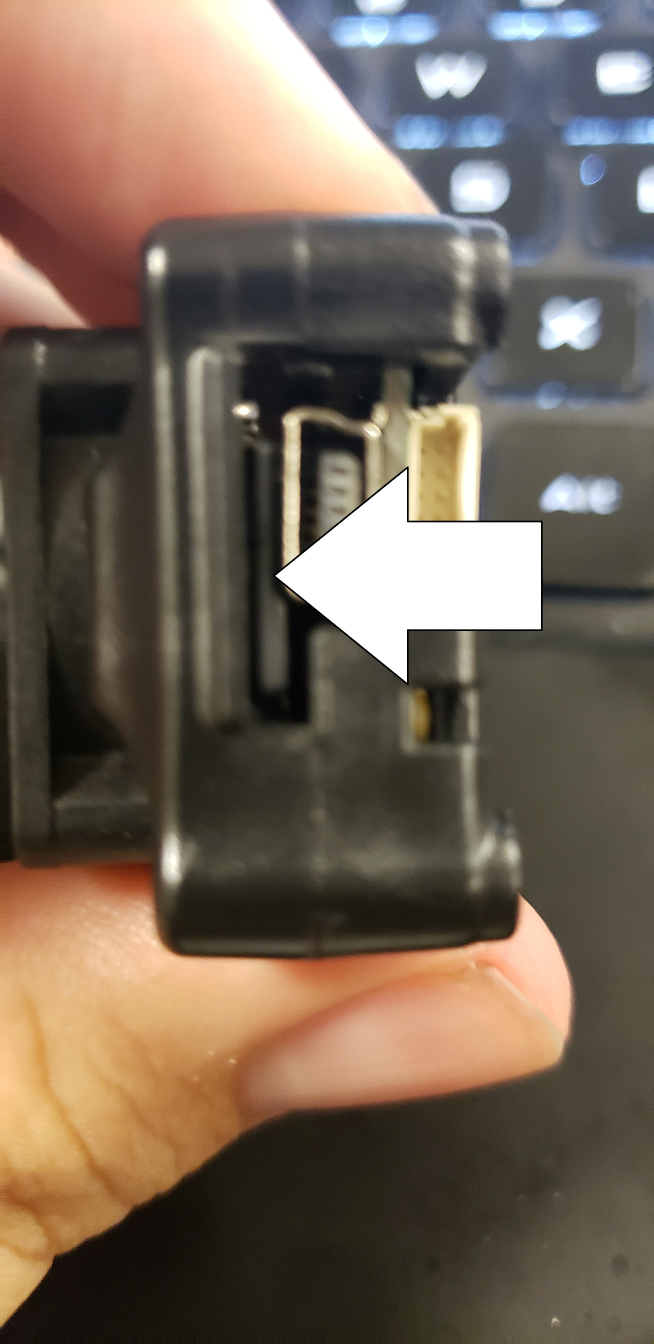
#> input picture VisionStuff/MicroSD.jpg, 1960 x 4032 px (shown at 1/3 size)
$ python -i BGR-To-HSV.py   (imports and definitions only)
#> lines starting #> are read from the running program, lines starting #| are printed output that depends on the picture
import libjevois as jevois
import cv2
import numpy as np
class FirstPython:
    def process(self, inframe, outframe):
      kernel = np.ones((5,5), np.float32)/25 #Average the pixels to make the blur kernel
      # Get the next camera frame as BGR:
      img = inframe.getCvBGR()

      _, img = cv2.threshold(img, 40, 255, cv2.THRESH_BINARY)

      img = cv2.dilate(img, kernel)

      # Convert to HSV
      hsv = cv2.cvtColor(img, cv2.COLOR_BGR2HSV)

      #HSV value arrays [H, S, V]
      lower = np.array([60,150,150])
      upper = np.array([100,255,255])

      #Apply the HSV stuff
      mask = cv2.inRange(hsv, lower, upper)

      # Send off the result:
      outframe.sendCv(mask)


>>> import cv2
>>> picture = cv2.imread('MicroSD.jpg', cv2.IMREAD_GRAYSCALE)
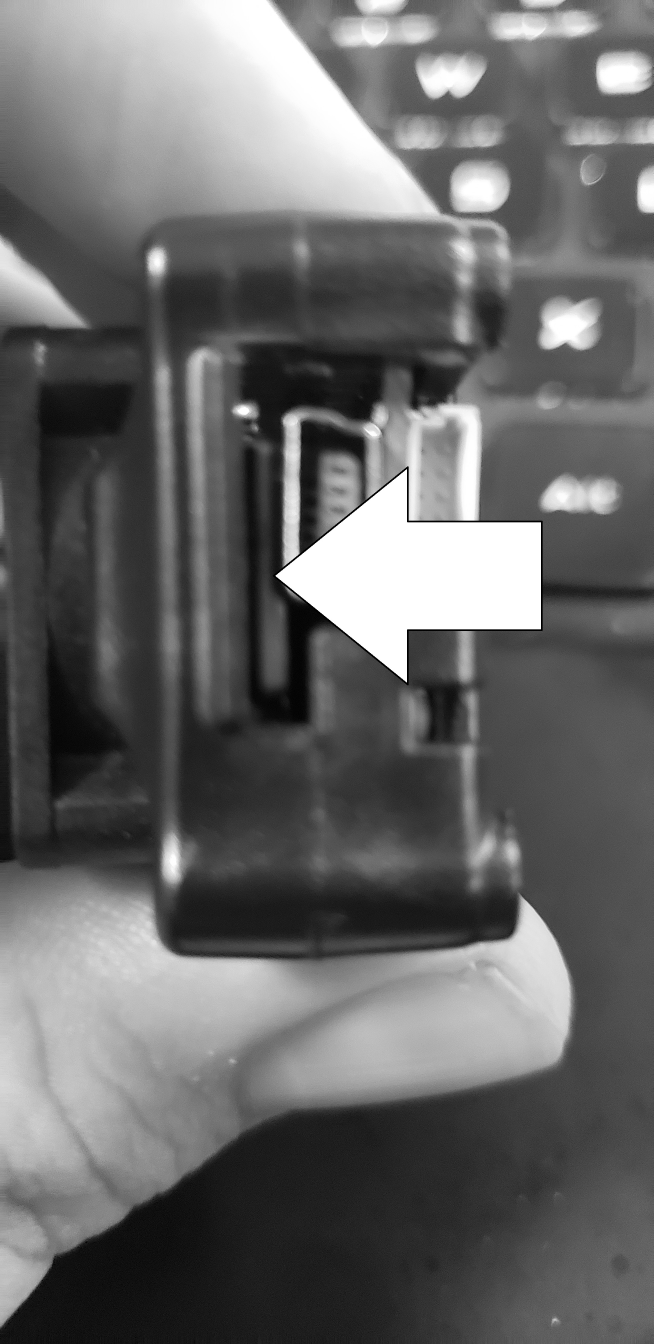
#> picture: shape (4032, 1960) (shown at 1/3 size); min 0, max 255, mean 104.1
>>> result = FirstPython().process(picture, 'out.png')
#> (the run stopped early here; a loop or call above may not have finished)
